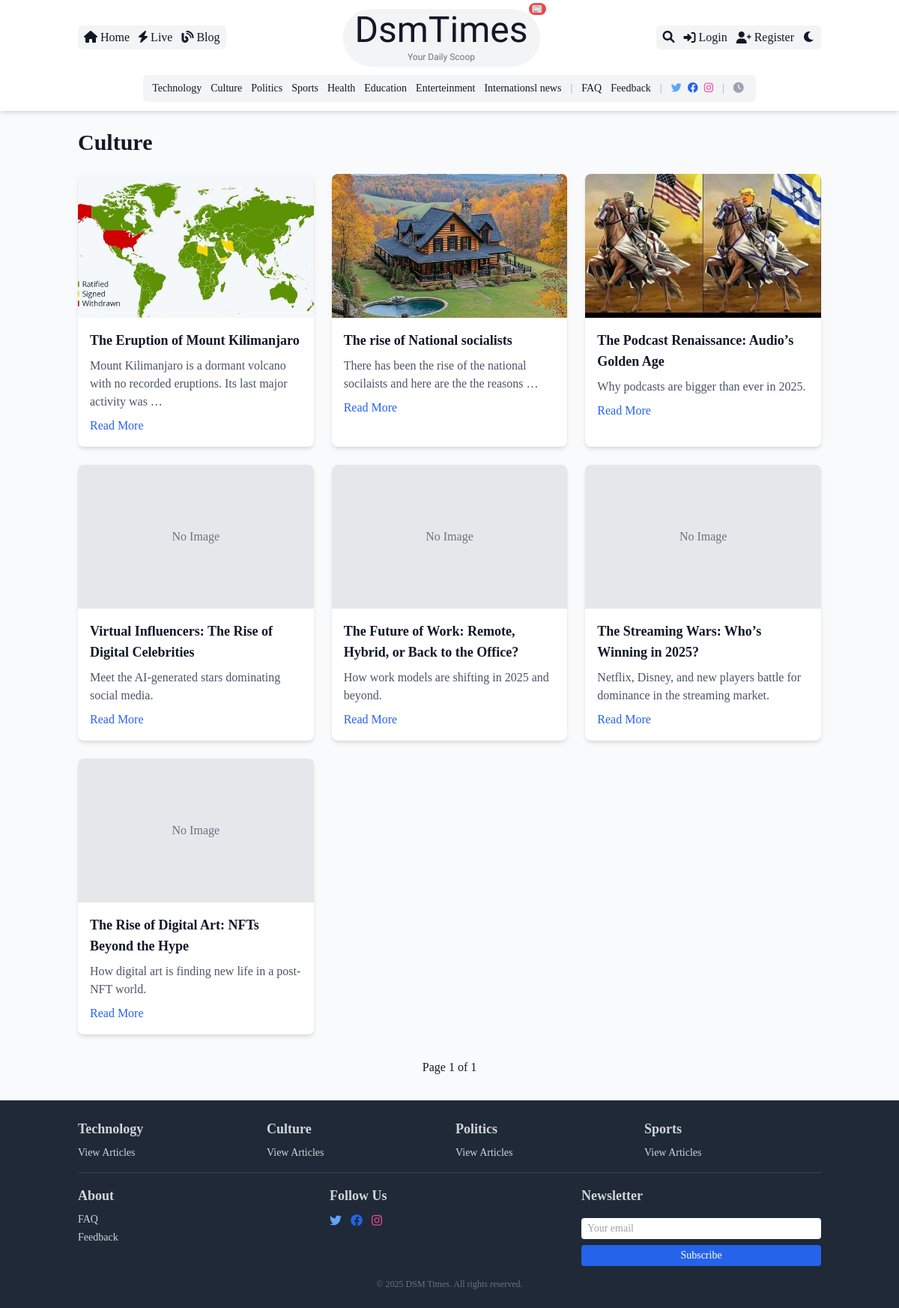
The app's page /category/culture/, older data.
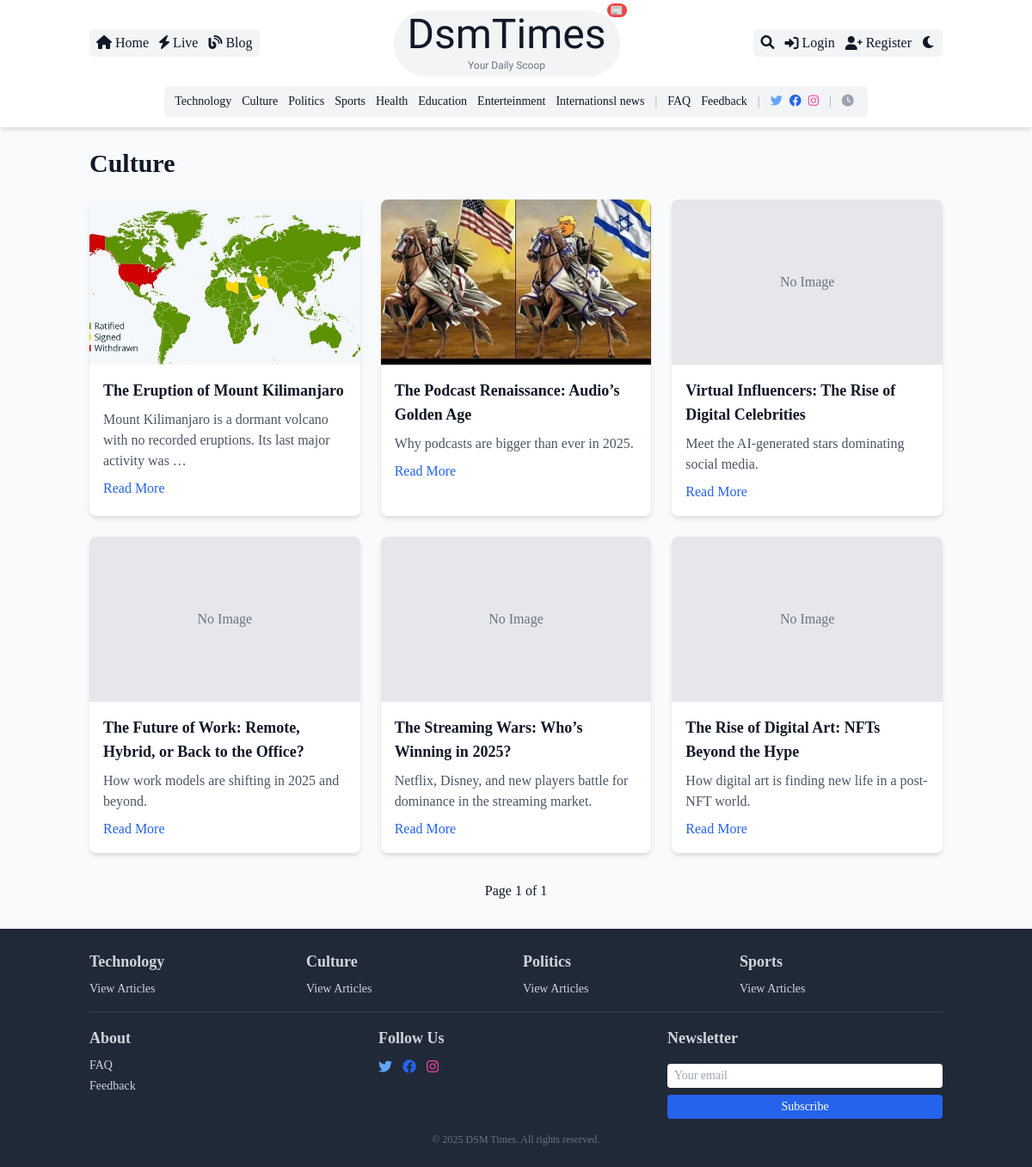
The same page, newer data.
### core/models.py (models this page shows, shortened)
class Category(models.Model):
    name = models.CharField(max_length=100, unique=True)
    slug = models.SlugField(unique=True)
    description = models.TextField(blank=True)
    image = models.ImageField(upload_to='category_images/', blank=True)
    is_special = models.BooleanField(default=False)
    color = models.CharField(max_length=7, blank=True, default='#000000')  # Hex color code

class Article(models.Model):
    STATUS_CHOICES = (
        ('draft', 'Draft'),
        ('pending', 'Pending Approval'),
        ('published', 'Published'),
        ('hidden', 'Hidden'),
    )
    title = models.CharField(max_length=200)
    slug = models.SlugField(unique=True)
    author = models.ForeignKey(User, on_delete=models.CASCADE, related_name='articles')
    category = models.ForeignKey(Category, on_delete=models.SET_NULL, null=True)
    tags = models.ManyToManyField(Tag, blank=True)
    content = models.TextField()
    summary = models.TextField(max_length=500)
    featured_image = models.ImageField(upload_to='article_images/', blank=True, null=True)
    is_premium = models.BooleanField(default=False)
    status = models.CharField(max_length=20, choices=STATUS_CHOICES, default='draft')
    submitted_at = models.DateTimeField(auto_now_add=True)
    published_at = models.DateTimeField(null=True, blank=True)
    updated_at = models.DateTimeField(auto_now=True)
    views_count = models.PositiveIntegerField(default=0)
    read_time_minutes = models.PositiveIntegerField(default=5)
    breaking_news = models.BooleanField(default=False)
    likes = models.ManyToManyField(User, related_name='liked_articles', blank=True)

### core/views.py (the view)
# urls.py: path('category/<slug:slug>/', views.category_detail, name='category_detail'),
def category_detail(request, slug):
    category = get_object_or_404(Category, slug=slug)
    articles = Article.objects.filter(category=category, status='published').order_by('-published_at')
    paginator = Paginator(articles, 10)
    page_number = request.GET.get('page')
    page_obj = paginator.get_page(page_number)
    return render(request, 'core/category_detail.html', {'category': category, 'page_obj': page_obj})

### core/context_processors.py (called while the page is built)
def global_context(request):
    categories = Category.objects.all()
    dark_mode = request.session.get('dark_mode', False)
    return {'categories': categories, 'dark_mode': dark_mode}

### core/templates/core/category_detail.html (shortened to what this page needs)
{% extends 'core/base.html' %}
{% block content %}
    <section class="max-w-6xl mx-auto px-4 sm:px-0">
        <h1 class="text-2xl sm:text-3xl font-bold mb-6 text-gray-900 dark:text-white {% if category.is_special %}special-category{% endif %}" data-color="{{ category.color }}">{{ category.name }}</h1>
        <div class="grid grid-cols-1 sm:grid-cols-2 lg:grid-cols-3 gap-6">
            {% for article in page_obj %}
                <div class="bg-white dark:bg-gray-800 rounded-lg shadow-md overflow-hidden hover:shadow-lg transition">
                    {% if article.featured_image %}
                        <img src="{{ article.featured_image.url }}" class="w-full h-48 object-cover" alt="{{ article.title }}">
                    {% else %}
                        <div class="w-full h-48 bg-gray-200 dark:bg-gray-700 flex items-center justify-center text-gray-500 dark:text-gray-400">No Image</div>
                    {% endif %}
                    <div class="p-4">
                        <h3 class="text-lg font-semibold text-gray-900 dark:text-white">{{ article.title }}</h3>
                        <p class="mt-2 text-gray-600 dark:text-gray-300">{{ article.summary|truncatewords:15 }}</p>
                        <a href="{% url 'article_detail' article.slug %}" class="mt-2 inline-block text-blue-600 hover:underline">Read More</a>
                    </div>
                </div>
            {% empty %}
                <p class="text-gray-600 dark:text-gray-300 col-span-full">No articles in this category yet.</p>
            {% endfor %}
        </div>
        <div class="mt-6 flex justify-center space-x-2">
            <span class="px-4 py-2">Page {{ page_obj.number }} of {{ page_obj.paginator.num_pages }}</span>
        </div>
    </section>
{% endblock %}

### core/templates/core/base.html (shortened to what this page needs)
{% load static %}
<!DOCTYPE html>
<html lang="en" class="{% if request.session.dark_mode %}dark{% endif %}">
<head>
    <link href="https://cdn.jsdelivr.net/npm/tailwindcss@2.2.19/dist/tailwind.min.css" rel="stylesheet">
    <link rel="stylesheet" href="https://cdnjs.cloudflare.com/ajax/libs/font-awesome/6.0.0/css/all.min.css">
    <link rel="stylesheet" href="{% static 'css/custom.css' %}">
</head>
<body class="bg-gray-50 dark:bg-gray-900 text-gray-900 dark:text-gray-100 font-serif antialiased">
    <header class="bg-white dark:bg-gray-800 shadow-md sticky top-0 z-50">
        <nav class="container mx-auto px-4 py-3">
            <div class="flex items-center justify-between">
                <div class="hidden sm:flex items-center space-x-3 bg-gray-100 dark:bg-transparent rounded-md px-2 py-1">
                    <a href="{% url 'home' %}" class="hover:text-blue-400 transition"><i class="fas fa-home mr-1"></i>Home</a>
                    <a href="{% url 'live_updates' %}" class="hover:text-blue-400 transition"><i class="fas fa-bolt mr-1"></i>Live</a>
                    <a href="{% url 'blog' %}" class="hover:text-blue-400 transition"><i class="fas fa-blog mr-1"></i>Blog</a>
                </div>
                <div class="flex-1 flex justify-center">
                    <a href="{% url 'home' %}" class="relative text-4xl sm:text-5xl lobster-regular font-semibold text-gray-900 dark:text-white hover:text-blue-500 transition-colors duration-300 ease-in-out bg-gray-100 dark:bg-transparent rounded-full px-4 py-1 shadow-sm dark:shadow-none">
                        DsmTimes
                        <span class="absolute -top-2 -right-2 text-xs bg-red-500 text-white rounded-full px-1 animate-pulse">📰</span>
                        <span class="block text-xs text-center text-gray-500 dark:text-gray-300 mt-1">Your Daily Scoop</span>
                    </a>
                </div>
                <div class="flex items-center space-x-2 sm:space-x-3 bg-gray-100 dark:bg-transparent rounded-md px-2 py-1">
                    <a href="{% url 'search' %}" class="hover:text-blue-400 transition"><i class="fas fa-search"></i></a>
                    {% if user.is_authenticated %}
                        <a href="{% url 'profile' %}" class="hover:text-blue-400 transition hidden sm:flex items-center text-sm"><i class="fas fa-user mr-1"></i>{{ user.username|truncatechars:10 }}{% if user.userprofile.is_editor %}{% if user.userprofile.is_chief_editor %} (Chief){% else %} (Ed){% endif %}{% endif %}</a>
                        {% if user.userprofile.is_chief_editor %}
                            <a href="{% url 'custom_admin' %}" class="hover:text-blue-400 transition hidden sm:flex items-center"><i class="fas fa-crown mr-1"></i>Admin</a>
                        {% endif %}
                        <form method="post" action="{% url 'logout' %}" class="inline hidden sm:block">
                            {% csrf_token %}
                            <button type="submit" class="hover:text-blue-400 transition flex items-center"><i class="fas fa-sign-out-alt mr-1"></i>Logout</button>
                        </form>
                    {% else %}
                        <a href="{% url 'login' %}" class="hover:text-blue-400 transition hidden sm:flex items-center"><i class="fas fa-sign-in-alt mr-1"></i>Login</a>
                        <a href="{% url 'register' %}" class="hover:text-blue-400 transition hidden sm:flex items-center"><i class="fas fa-user-plus mr-1"></i>Register</a>
                    {% endif %}
                    <a href="{% url 'toggle_dark_mode' %}" class="hover:text-blue-400 transition">
                        <i class="{% if request.session.dark_mode %}fas fa-sun text-yellow-400{% else %}fas fa-moon{% endif %}"></i>
                    </a>
                </div>
            </div>
            <div class="hidden sm:flex justify-center mt-3">
                <div class="bg-gray-100 dark:bg-transparent rounded-md px-3 py-2 flex flex-wrap items-center space-x-3 text-sm">
                    {% for category in categories %}
                        <a href="{% url 'category_detail' category.slug %}" class="hover:text-blue-400 transition relative {% if category.is_special %}special-category{% endif %}" data-color="{{ category.color }}">
                            {{ category.name }}
                        </a>
                    {% endfor %}
                    <span class="text-gray-400 dark:text-gray-300 mx-1">|</span>
                    <a href="{% url 'faq' %}" class="hover:text-blue-400 transition">FAQ</a>
                    <a href="{% url 'feedback' %}" class="hover:text-blue-400 transition">Feedback</a>
                    <span class="text-gray-400 dark:text-gray-300 mx-1">|</span>
                    <div class="flex space-x-2">
                        <a href="#" class="text-blue-400 hover:text-blue-500"><i class="fab fa-twitter"></i></a>
                        <a href="#" class="text-blue-600 hover:text-blue-700"><i class="fab fa-facebook"></i></a>
                        <a href="#" class="text-pink-500 hover:text-pink-600"><i class="fab fa-instagram"></i></a>
                    </div>
                    <span class="text-gray-400 dark:text-gray-300 mx-1">|</span>
                    <span><i class="fas fa-clock mr-1 text-gray-400 dark:text-gray-300"></i>{{ "now"|date:"H:i, F j, Y" }}</span>
                </div>
            </div>
        </nav>
    </header>
    <main class="container mx-auto px-4 py-6">
        {% block content %}{% endblock %}
    </main>
    <footer class="bg-gray-800 text-gray-300 py-6">
        <div class="container mx-auto px-4 grid grid-cols-1 sm:grid-cols-2 md:grid-cols-4 gap-4">
            {% for category in categories.all|slice:":4" %}
                <div>
                    <h3 class="text-base sm:text-lg font-semibold mb-2">{{ category.name }}</h3>
                    <ul class="space-y-1 text-sm">
                        <li><a href="{% url 'category_detail' category.slug %}" class="hover:text-blue-400 transition">View Articles</a></li>
                    </ul>
                </div>
            {% endfor %}
            <div class="mt-4 sm:mt-0 md:col-span-4 border-t border-gray-700 pt-4 grid grid-cols-1 sm:grid-cols-3 gap-4">
                <div>
                    <h3 class="text-base sm:text-lg font-semibold mb-2">About</h3>
                    <ul class="space-y-1 text-sm">
                        <li><a href="{% url 'faq' %}" class="hover:text-blue-400 transition">FAQ</a></li>
                        <li><a href="{% url 'feedback' %}" class="hover:text-blue-400 transition">Feedback</a></li>
                    </ul>
                </div>
                <div>
                    <h3 class="text-base sm:text-lg font-semibold mb-2">Follow Us</h3>
                    <div class="flex space-x-3">
                        <a href="#" class="text-blue-400 hover:text-blue-500 transition"><i class="fab fa-twitter"></i></a>
                        <a href="#" class="text-blue-600 hover:text-blue-700 transition"><i class="fab fa-facebook"></i></a>
                        <a href="#" class="text-pink-500 hover:text-pink-600 transition"><i class="fab fa-instagram"></i></a>
                    </div>
                </div>
                <div>
                    <h3 class="text-base sm:text-lg font-semibold mb-2">Newsletter</h3>
                    <form action="{% url 'subscribe' %}" method="post" class="flex flex-col space-y-2">
                        <input type="email" placeholder="Your email" class="w-full px-2 py-1 text-gray-900 text-sm rounded focus:outline-none focus:ring-1 focus:ring-blue-400">
                        <button type="submit" class="w-full bg-blue-600 hover:bg-blue-700 text-white py-1 text-sm rounded transition">Subscribe</button>
                    </form>
                </div>
            </div>
        </div>
        <p class="text-center mt-4 text-gray-500 text-xs">© 2025 DSM Times. All rights reserved.</p>
    </footer>
</body>
</html>

### static/css/custom.css (style rules this page uses)
body { font-family: 'Times New Roman', Times, serif; }
.lobster-regular { font-family: "Lobster", sans-serif; font-weight: 400; font-style: normal; }

Row changes from the older to the newer data that the page shows:
no longer on this page (row edited): Article: featured_image (picture), title "The rise of National socialists", summary "There has been the rise of the national socilaists and here are the the reasons …"
